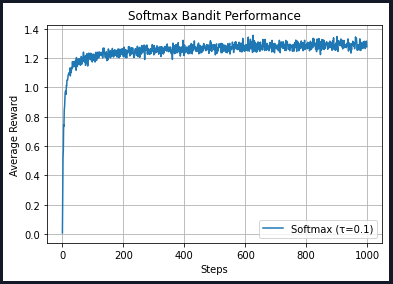

Python code for this plot:
# -*- coding: utf-8 -*-
"""
Created on Tue Apr 29 17:23:20 2025

@author: yao79
"""

import numpy as np
import matplotlib.pyplot as plt

class SoftmaxBandit:
    def __init__(self, k=10, tau=0.1, steps=1000, runs=2000):
        self.k = k
        self.tau = tau
        self.steps = steps
        self.runs = runs

    def softmax(self, q_values):
        exp_q = np.exp(q_values / self.tau)
        return exp_q / np.sum(exp_q)

    def run(self):
        average_rewards = np.zeros(self.steps)
        for run in range(self.runs):
            q_true = np.random.normal(0, 1, self.k)
            q_est = np.zeros(self.k)
            N = np.zeros(self.k)
            rewards = []

            for t in range(self.steps):
                probs = self.softmax(q_est)
                action = np.random.choice(self.k, p=probs)

                reward = np.random.normal(q_true[action], 1)
                N[action] += 1
                q_est[action] += (reward - q_est[action]) / N[action]
                rewards.append(reward)

            average_rewards += (np.array(rewards) - average_rewards) / (run + 1)
        return average_rewards

# 設定並執行
steps = 1000
softmax_bandit = SoftmaxBandit(tau=0.1, steps=steps)
softmax_rewards = softmax_bandit.run()

# 繪圖
plt.plot(softmax_rewards, label="Softmax (τ=0.1)")
plt.xlabel("Steps")
plt.ylabel("Average Reward")
plt.title("Softmax Bandit Performance")
plt.grid()
plt.legend()
plt.show()
